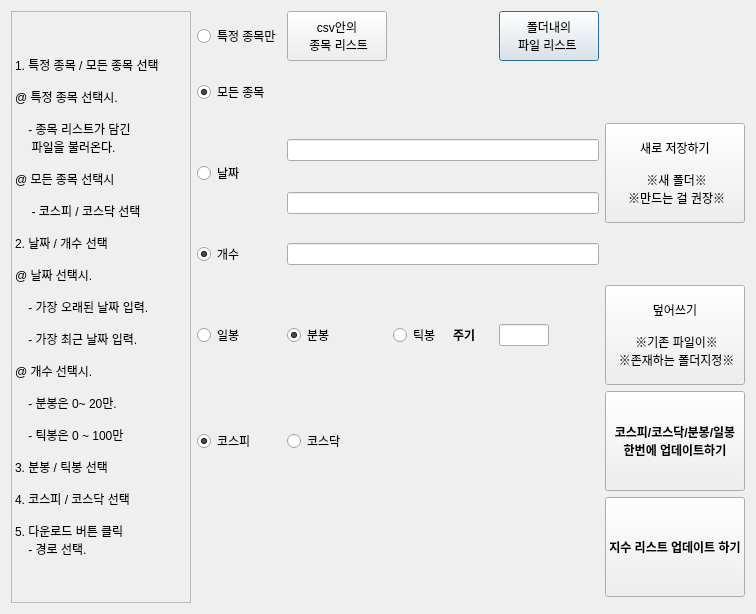
<?xml version="1.0" encoding="UTF-8"?>
<ui version="4.0">
 <class>Dialog</class>
 <widget class="QDialog" name="Dialog">
  <property name="geometry">
   <rect>
    <x>0</x>
    <y>0</y>
    <width>756</width>
    <height>606</height>
   </rect>
  </property>
  <property name="windowTitle">
   <string>Dialog</string>
  </property>
  <layout class="QGridLayout" name="gridLayout_2">
   <item row="0" column="2">
    <layout class="QGridLayout" name="gridLayout">
     <item row="6" column="5">
      <widget class="QLineEdit" name="lineEdit_4">
       <property name="maximumSize">
        <size>
         <width>50</width>
         <height>16777215</height>
        </size>
       </property>
      </widget>
     </item>
     <item row="1" column="6">
      <spacer name="horizontalSpacer">
       <property name="orientation">
        <enum>Qt::Horizontal</enum>
       </property>
       <property name="sizeHint" stdset="0">
        <size>
         <width>40</width>
         <height>20</height>
        </size>
       </property>
      </spacer>
     </item>
     <item row="1" column="5">
      <widget class="QPushButton" name="pushButton_4">
       <property name="minimumSize">
        <size>
         <width>100</width>
         <height>50</height>
        </size>
       </property>
       <property name="text">
        <string>폴더내의 
파일 리스트 </string>
       </property>
      </widget>
     </item>
     <item row="1" column="1">
      <widget class="QRadioButton" name="radioButton">
       <property name="minimumSize">
        <size>
         <width>0</width>
         <height>50</height>
        </size>
       </property>
       <property name="text">
        <string>특정 종목만</string>
       </property>
       <property name="checkable">
        <bool>true</bool>
       </property>
      </widget>
     </item>
     <item row="1" column="2">
      <widget class="QPushButton" name="pushButton">
       <property name="minimumSize">
        <size>
         <width>100</width>
         <height>50</height>
        </size>
       </property>
       <property name="text">
        <string>csv안의 
 종목 리스트</string>
       </property>
      </widget>
     </item>
     <item row="7" column="1">
      <widget class="QRadioButton" name="radioButton_7">
       <property name="minimumSize">
        <size>
         <width>0</width>
         <height>50</height>
        </size>
       </property>
       <property name="text">
        <string>코스피</string>
       </property>
       <property name="checked">
        <bool>true</bool>
       </property>
       <property name="autoExclusive">
        <bool>false</bool>
       </property>
      </widget>
     </item>
     <item row="1" column="3">
      <spacer name="horizontalSpacer_2">
       <property name="orientation">
        <enum>Qt::Horizontal</enum>
       </property>
       <property name="sizeHint" stdset="0">
        <size>
         <width>40</width>
         <height>20</height>
        </size>
       </property>
      </spacer>
     </item>
     <item row="2" column="1">
      <widget class="QRadioButton" name="radioButton_2">
       <property name="minimumSize">
        <size>
         <width>0</width>
         <height>50</height>
        </size>
       </property>
       <property name="text">
        <string>모든 종목</string>
       </property>
       <property name="checkable">
        <bool>true</bool>
       </property>
       <property name="checked">
        <bool>true</bool>
       </property>
       <property name="autoExclusive">
        <bool>false</bool>
       </property>
      </widget>
     </item>
     <item row="1" column="0" rowspan="9">
      <widget class="QLabel" name="label">
       <property name="minimumSize">
        <size>
         <width>180</width>
         <height>500</height>
        </size>
       </property>
       <property name="frameShape">
        <enum>QFrame::StyledPanel</enum>
       </property>
       <property name="frameShadow">
        <enum>QFrame::Plain</enum>
       </property>
       <property name="text">
        <string>1. 특정 종목 / 모든 종목 선택 
 
@ 특정 종목 선택시. 
 
    - 종목 리스트가 담긴 
     파일을 불러온다. 
 
@ 모든 종목 선택시 
 
     - 코스피 / 코스닥 선택 
 
2. 날짜 / 개수 선택 

@ 날짜 선택시. 

    - 가장 오래된 날짜 입력. 

    - 가장 최근 날짜 입력. 

@ 개수 선택시. 

    - 분봉은 0~ 20만. 

    - 틱봉은 0 ~ 100만 
 
3. 분봉 / 틱봉 선택 
 
4. 코스피 / 코스닥 선택 
 
5. 다운로드 버튼 클릭 
    - 경로 선택. </string>
       </property>
      </widget>
     </item>
     <item row="6" column="2">
      <widget class="QRadioButton" name="radioButton_5">
       <property name="minimumSize">
        <size>
         <width>0</width>
         <height>50</height>
        </size>
       </property>
       <property name="text">
        <string>분봉</string>
       </property>
       <property name="checked">
        <bool>true</bool>
       </property>
       <property name="autoExclusive">
        <bool>false</bool>
       </property>
      </widget>
     </item>
     <item row="7" column="2">
      <widget class="QRadioButton" name="radioButton_8">
       <property name="text">
        <string>코스닥</string>
       </property>
       <property name="checked">
        <bool>false</bool>
       </property>
       <property name="autoExclusive">
        <bool>false</bool>
       </property>
      </widget>
     </item>
     <item row="3" column="1" rowspan="2">
      <widget class="QRadioButton" name="radioButton_3">
       <property name="minimumSize">
        <size>
         <width>0</width>
         <height>50</height>
        </size>
       </property>
       <property name="text">
        <string>날짜</string>
       </property>
       <property name="autoExclusive">
        <bool>false</bool>
       </property>
      </widget>
     </item>
     <item row="3" column="6" rowspan="2">
      <widget class="QPushButton" name="pushButton_2">
       <property name="minimumSize">
        <size>
         <width>0</width>
         <height>100</height>
        </size>
       </property>
       <property name="text">
        <string>새로 저장하기 

 ※새 폴더※ 
 ※만드는 걸 권장※</string>
       </property>
      </widget>
     </item>
     <item row="6" column="1">
      <widget class="QRadioButton" name="radioButton_9">
       <property name="text">
        <string>일봉</string>
       </property>
       <property name="autoExclusive">
        <bool>false</bool>
       </property>
      </widget>
     </item>
     <item row="4" column="2" colspan="4">
      <widget class="QLineEdit" name="lineEdit_2"/>
     </item>
     <item row="3" column="2" colspan="4">
      <widget class="QLineEdit" name="lineEdit">
       <property name="minimumSize">
        <size>
         <width>100</width>
         <height>20</height>
        </size>
       </property>
      </widget>
     </item>
     <item row="6" column="4">
      <widget class="QLabel" name="label_2">
       <property name="minimumSize">
        <size>
         <width>40</width>
         <height>0</height>
        </size>
       </property>
       <property name="maximumSize">
        <size>
         <width>30</width>
         <height>16777215</height>
        </size>
       </property>
       <property name="font">
        <font>
         <weight>75</weight>
         <bold>true</bold>
        </font>
       </property>
       <property name="text">
        <string>주기</string>
       </property>
      </widget>
     </item>
     <item row="5" column="1">
      <widget class="QRadioButton" name="radioButton_4">
       <property name="minimumSize">
        <size>
         <width>0</width>
         <height>50</height>
        </size>
       </property>
       <property name="text">
        <string>개수</string>
       </property>
       <property name="checked">
        <bool>true</bool>
       </property>
       <property name="autoExclusive">
        <bool>false</bool>
       </property>
      </widget>
     </item>
     <item row="5" column="2" colspan="4">
      <widget class="QLineEdit" name="lineEdit_3"/>
     </item>
     <item row="6" column="3">
      <widget class="QRadioButton" name="radioButton_6">
       <property name="text">
        <string>틱봉</string>
       </property>
       <property name="autoExclusive">
        <bool>false</bool>
       </property>
      </widget>
     </item>
     <item row="6" column="6">
      <widget class="QPushButton" name="pushButton_3">
       <property name="minimumSize">
        <size>
         <width>0</width>
         <height>100</height>
        </size>
       </property>
       <property name="text">
        <string>덮어쓰기 

 ※기존 파일이※
 ※존재하는 폴더지정※</string>
       </property>
      </widget>
     </item>
     <item row="7" column="6">
      <widget class="QPushButton" name="pushButton_5">
       <property name="minimumSize">
        <size>
         <width>0</width>
         <height>100</height>
        </size>
       </property>
       <property name="font">
        <font>
         <weight>75</weight>
         <bold>true</bold>
        </font>
       </property>
       <property name="autoFillBackground">
        <bool>false</bool>
       </property>
       <property name="text">
        <string>코스피/코스닥/분봉/일봉 
한번에 업데이트하기</string>
       </property>
      </widget>
     </item>
     <item row="8" column="6">
      <widget class="QPushButton" name="pushButton_6">
       <property name="minimumSize">
        <size>
         <width>0</width>
         <height>100</height>
        </size>
       </property>
       <property name="font">
        <font>
         <weight>75</weight>
         <bold>true</bold>
        </font>
       </property>
       <property name="text">
        <string>지수 리스트 업데이트 하기</string>
       </property>
      </widget>
     </item>
    </layout>
   </item>
  </layout>
 </widget>
 <resources/>
 <connections/>
</ui>
